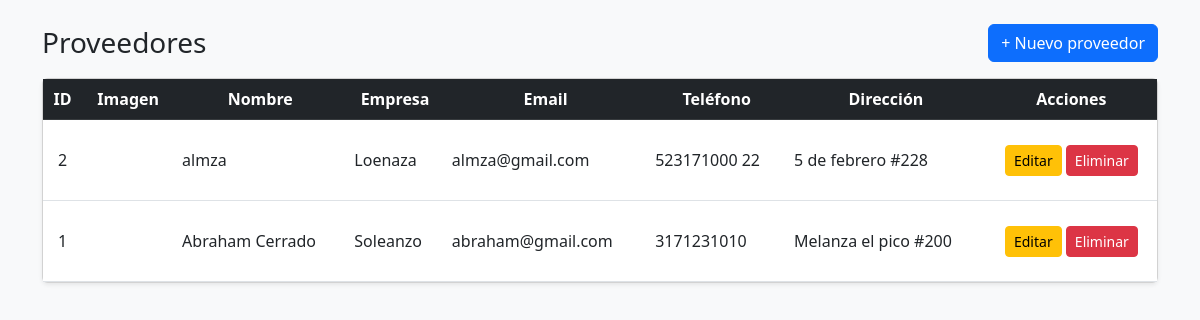
Screenshot of /modules/proveedores/readproveedor.php with the database file from the repository.
### tables this page shows
CREATE TABLE `proveedores` (
  `id` int(11) NOT NULL,
  `nombre` varchar(200) NOT NULL,
  `email` varchar(250) NOT NULL,
  `telefono` varchar(12) NOT NULL,
  `direccion` varchar(250) NOT NULL,
  `empresa` varchar(100) NOT NULL,
  `imagen` varchar(50) NOT NULL
);

### modules/proveedores/readproveedor.php (the view, shortened to what this page needs)
<?php
require_once __DIR__ . "/../../config/config.php";
$stmt = $conn->query("SELECT * FROM proveedores ORDER BY id DESC");
$proveedores = $stmt->fetchAll(PDO::FETCH_ASSOC);
?>
<!DOCTYPE html>
<html lang="es">
<head>
  <link href="https://cdn.jsdelivr.net/npm/bootstrap@5.3.0/dist/css/bootstrap.min.css" rel="stylesheet">
</head>
<body class="bg-light">
<div class="container py-4">
  <div class="d-flex justify-content-between align-items-center mb-3">
    <h3 class="m-0">Proveedores</h3>
    <a href="createproveedor.php" class="btn btn-primary">+ Nuevo proveedor</a>
  </div>
  <div class="card shadow-sm">
    <div class="card-body p-0">
      <div class="table-responsive">
        <table class="table table-hover align-middle mb-0">
          <thead class="table-dark">
            <tr class="text-center">
              <th>ID</th>
              <th>Imagen</th>
              <th>Nombre</th>
              <th>Empresa</th>
              <th>Email</th>
              <th>Teléfono</th>
              <th>Dirección</th>
              <th>Acciones</th>
            </tr>
          </thead>
          <tbody>
            <?php if (count($proveedores) === 0): ?>
              <tr><td colspan="8" class="text-center p-4">No hay proveedores registrados.</td></tr>
            <?php else: ?>
              <?php foreach ($proveedores as $p): ?>
                <tr>
                  <td class="text-center"><?= htmlspecialchars($p['id']) ?></td>
                  <td class="text-center">
                    <?php $imgPath = __DIR__ . "/../../imagen/" . $p['imagen'];
                          $defaultPath = __DIR__ . "/../../imagen/default.jpg";
                          if (!empty($p['imagen']) && file_exists($imgPath)): ?>
                      <img src="../../imagen/<?= htmlspecialchars($p['imagen']) ?>" alt="" width="64" class="rounded" title="<?= htmlspecialchars($p['imagen']) ?>">
                    <?php elseif (file_exists($defaultPath)): ?>
                      <img src="../../imagen/default.jpg" alt="default" width="64" class="rounded" title="default.jpg">
                    <?php else: ?>
                      <span class="text-muted small">Sin imagen</span>
                    <?php endif; ?>
                  </td>
                  <td><?= htmlspecialchars($p['nombre']) ?></td>
                  <td><?= htmlspecialchars($p['empresa']) ?></td>
                  <td><?= htmlspecialchars($p['email']) ?></td>
                  <td><?= htmlspecialchars($p['telefono']) ?></td>
                  <td><?= htmlspecialchars($p['direccion']) ?></td>
                  <td class="text-center">
                    <a href="updateproveedor.php?id=<?= $p['id'] ?>" class="btn btn-sm btn-warning">Editar</a>
                    <a href="deleteproveedor.php?id=<?= $p['id'] ?>" class="btn btn-sm btn-danger" onclick="return confirm('¿Eliminar proveedor?')">Eliminar</a>
                  </td>
                </tr>
              <?php endforeach; ?>
            <?php endif; ?>
          </tbody>
        </table>
      </div>
    </div>
  </div>
</div>
</body>
</html>

### rows the page displays
proveedores: id "2", nombre "almza", empresa "Loenaza", email "almza@gmail.com", telefono "523171000 22", direccion "5 de febrero #228"
proveedores: id "1", nombre "Abraham Cerrado", empresa "Soleanzo", email "abraham@gmail.com", telefono "3171231010", direccion "Melanza el pico #200"
